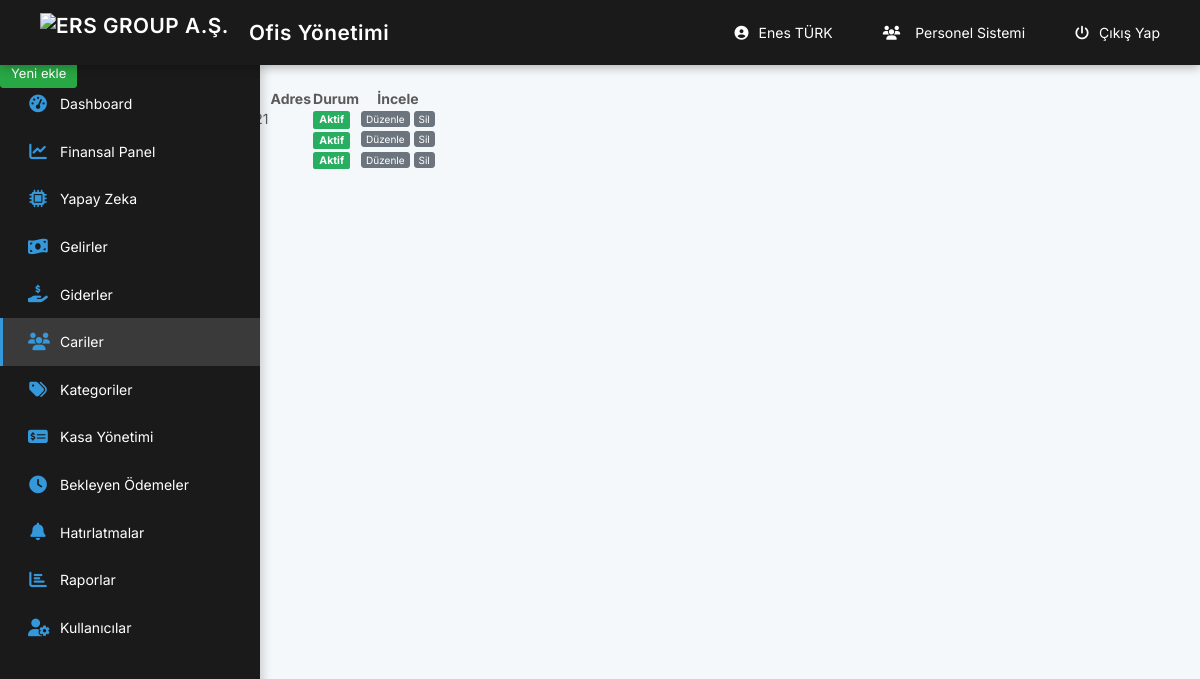
Page /muhasebe/customers.php (signed in) on the committed database.
### tables this page shows
CREATE TABLE `users` (
  `id` int(11) NOT NULL,
  `fullname` text NOT NULL,
  `phone` text NOT NULL,
  `email` text NOT NULL,
  `password` text NOT NULL,
  `uniqid` text NOT NULL,
  `status` tinyint(1) NOT NULL
);

CREATE TABLE `customers` (
  `id` int(11) NOT NULL,
  `title` text NOT NULL,
  `phone` text DEFAULT NULL,
  `email` text DEFAULT NULL,
  `tax_no` text DEFAULT NULL,
  `tax_office` text DEFAULT NULL,
  `address` text DEFAULT NULL,
  `status` tinyint(1) NOT NULL
);

### muhasebe/_class/class.php (called while the page is built, shortened)
<?php
class PIA {
	static $pdo = null;
	static $charset = 'UTF8';
	static $last_stmt = null;
	public static function instance(){
		return
		self::$pdo == null ?
		self::init() :
		self::$pdo;
	}
	public static function init(){
		self::$pdo = new PDO(
			'mysql:host=' . MYSQL_HOST .';dbname=' . MYSQL_DB,
			MYSQL_USER,
			MYSQL_PASS
		);
		self::$pdo->exec('SET NAMES `' . self::$charset . '`');
		self::$pdo->setAttribute(PDO::ATTR_DEFAULT_FETCH_MODE, PDO::FETCH_OBJ);
		return self::$pdo;
	}
	public static function query($query, $bindings = null){
		if(is_null($bindings)){
			if(!self::$last_stmt = self::instance()->query($query))
			return false;
		}else{
			self::$last_stmt = self::prepare($query);
			if(!self::$last_stmt->execute($bindings))
			return false;
		}
		return self::$last_stmt;
	}
	public static function get_row($query, $bindings = null){
		if(!$stmt = self::query($query, $bindings))
		return false;
		return $stmt->fetch();
	}
	public static function control($theValue, $theType, $strip_tags=false) {
		$theValue = addslashes(trim($theValue)) ;
		switch ($theType) {
			case "text":
				$theValue = ($theValue != "") ? "'" . $theValue . "'" : "NULL";
			break;
		}
		return $theValue;
	}
}
$pia = New PIA;
?>

### muhasebe/_class/config.php (called while the page is built, shortened)
<?php
require('class.php');
if(isset($_COOKIE['admin_id'])){
	$uniqid =  $pia->control($_COOKIE['admin_id'],'text');
	$admin = $pia->get_row("SELECT * FROM users WHERE uniqid=$uniqid");
}
?>

### muhasebe/customers.php (the view, shortened to what this page needs)
<?php require('_class/config.php');  require('session.php');   ?>
<!DOCTYPE html>
<html>
      <head>
            <?php require('_inc/head.php');   ?>
      </head>
      <body>
            <?php require('_inc/header.php'); ?>
            <section class="content">
                  <div class="title">
                        <div class="left">
                              <h1>Cariler</h1>
                              <ul class="breadcrumb">
                                    <li><a href="main.php">Anasayfa</a></li>
                                    <li><a href="customers.php">Cariler</a></li>
                              </ul>
                        </div>
                        <div class="right"> <a href="customers.php?add" class="btn-success btn-sm">Yeni ekle</a> </div>
                  </div>
                        <table class="table">
                              <thead>
                                    <tr>
                                          <th width="50px">ID</th>
                                          <th>Ad soyad / Ünvan</th>
                                          <th>Telefon</th>
                                          <th>Adres</th>
                                          <th>Durum</th>
                                          <th>İncele</th>
                                    </tr>
                              </thead>
                              <tbody>
                                    <?php $list = $pia->query("SELECT * FROM customers WHERE status>=0"); foreach($list as $item){  ?>
                                          <tr>
                                                <td><?=$item->id;?></td>
                                                <td><a href="customer.php?id=<?=$item->id;?>"><?=$item->title;?></a></td>
                                                <td><?=$item->phone;?></td>
                                                <td><?=$item->address;?></td>
                                                <td><?=$item->status==1?'<label class="label-success">Aktif</label>':'<label class="label-danger">Pasif</label>';?></td>
                                                <td>
                                                      <a href="customers.php?edit=<?=$item->id;?>" class="btn-default btn-xs">Düzenle</a>
                                                      <a onclick="_delete('customers', <?=$item->id;?>);" class="btn-default btn-xs">Sil</a>
                                                </td>
                                          </tr>
                                    <?php } ?>
                              </tbody>
                        </table>
           </section>
     </body>
</html>

### muhasebe/_inc/header.php (shortened to what this page needs)
<header class="header">
    <a href="https://ersinemlak.com.tr" class="logo">
        <img src="../logo1.png" alt="ERS GROUP A.Ş." class="logo-img"> Ofis Yönetimi
    </a>
    <div class="header-right">
        <a href="users.php?edit=<?=$admin->id;?>" class="user-link">
            <i class="fas fa-user-circle"></i> <?=$admin->fullname;?>
        </a>
        <a href="../personel/" class="personnel-link">
            <i class="fas fa-users"></i> Personel Sistemi
        </a>
        <a href="logout.php" class="logout-link">
            <i class="fas fa-power-off"></i> Çıkış Yap
        </a>
    </div>
</header>
<div class="sidebar">
    <nav class="sidebar-nav">
        <ul>
            <li>
                <a href="main.php">
                    <i class="fas fa-tachometer-alt"></i>
                    <span>Dashboard</span>
                </a>
            </li>
            <li>
                <a href="financial_dashboard.php">
                    <i class="fas fa-chart-line"></i>
                    <span>Finansal Panel</span>
                </a>
            </li>
            <li>
                <a href="chatbot.php">
                    <i class="fas fa-microchip"></i>
                    <span>Yapay Zeka</span>
                </a>
            </li>
            <li>
                <a href="income.php">
                    <i class="fas fa-money-bill-wave"></i>
                    <span>Gelirler</span>
                </a>
            </li>
            <li>
                <a href="expense.php">
                    <i class="fas fa-hand-holding-usd"></i>
                    <span>Giderler</span>
                </a>
            </li>
            <li>
                <a href="customers.php">
                    <i class="fas fa-users"></i>
                    <span>Cariler</span>
                </a>
            </li>
            <li>
                <a href="categories.php">
                    <i class="fas fa-tags"></i>
                    <span>Kategoriler</span>
                </a>
            </li>
            <li>
    <a href="safes.php">
        <i class="fas fa-money-check-alt"></i>
        <span>Kasa Yönetimi</span>
    </a>
</li>
            <li>
                <a href="pending_payments.php">
                    <i class="fas fa-clock"></i>
                    <span>Bekleyen Ödemeler</span>
                </a>
            </li>
            <li>
                <a href="reminders.php">
                    <i class="fas fa-bell"></i>
                    <span>Hatırlatmalar</span>
                </a>
            </li>
            <li>
                <a href="reports.php">
                    <i class="fas fa-chart-bar"></i>
                    <span>Raporlar</span>
                </a>
            </li>
            <li>
                <a href="users.php">
                    <i class="fas fa-user-cog"></i>
                    <span>Kullanıcılar</span>
                </a>
            </li>
        </ul>
    </nav>
</div>

### muhasebe/_inc/header.php (style rules this page uses)
.logo { display: flex; align-items: center; text-decoration: none; }
.logo-img { height: 40px; margin-right: 10px; object-fit: contain; }
.personnel-link { display: inline-flex; align-items: center; padding: 0 15px; color: #333; text-decoration: none; transition: color 0.3s ease; }
.personnel-link i { margin-right: 5px; }
:root { --primary-color: #1a1a1a; --secondary-color: #2d2d2d; --accent-color: #3498db; --text-color: #ffffff; --hover-color: #3a3a3a; --sidebar-width: 260px; --header-height: 65px; }
.header { background: var(--primary-color); height: var(--header-height); position: fixed; top: 0; left: 0; right: 0; z-index: 1000; display: flex; justify-content: space-between; align-items: center; padding: 0 25px; box-shadow: 0 2px 10px rgba(0,0,0,0.3); }
.header a { color: var(--text-color); text-decoration: none; padding: 10px 15px; border-radius: 8px; transition: all 0.3s ease; display: flex; align-items: center; gap: 10px; }
.header-right { display: flex; align-items: center; gap: 20px; }
.logo { font-size: 1.3rem; font-weight: 600; letter-spacing: 0.5px; }
.sidebar { background: var(--primary-color); width: var(--sidebar-width); height: calc(100vh - var(--header-height)); position: fixed; top: var(--header-height); left: 0; overflow-y: auto; transition: all 0.3s ease; box-shadow: 2px 0 10px rgba(0,0,0,0.2); }
.sidebar-nav ul { list-style: none; padding: 15px 0; margin: 0; }
.sidebar-nav li a { display: flex; align-items: center; padding: 15px 25px; color: var(--text-color); text-decoration: none; transition: all 0.3s ease; border-left: 3px solid transparent; }
.sidebar-nav i { margin-right: 12px; width: 20px; text-align: center; font-size: 1.1rem; color: var(--accent-color); }

### rows in the picture
users: fullname "Enes TÜRK"
customers: status "Aktif"
customers: status "Aktif"
customers: status "Aktif"
